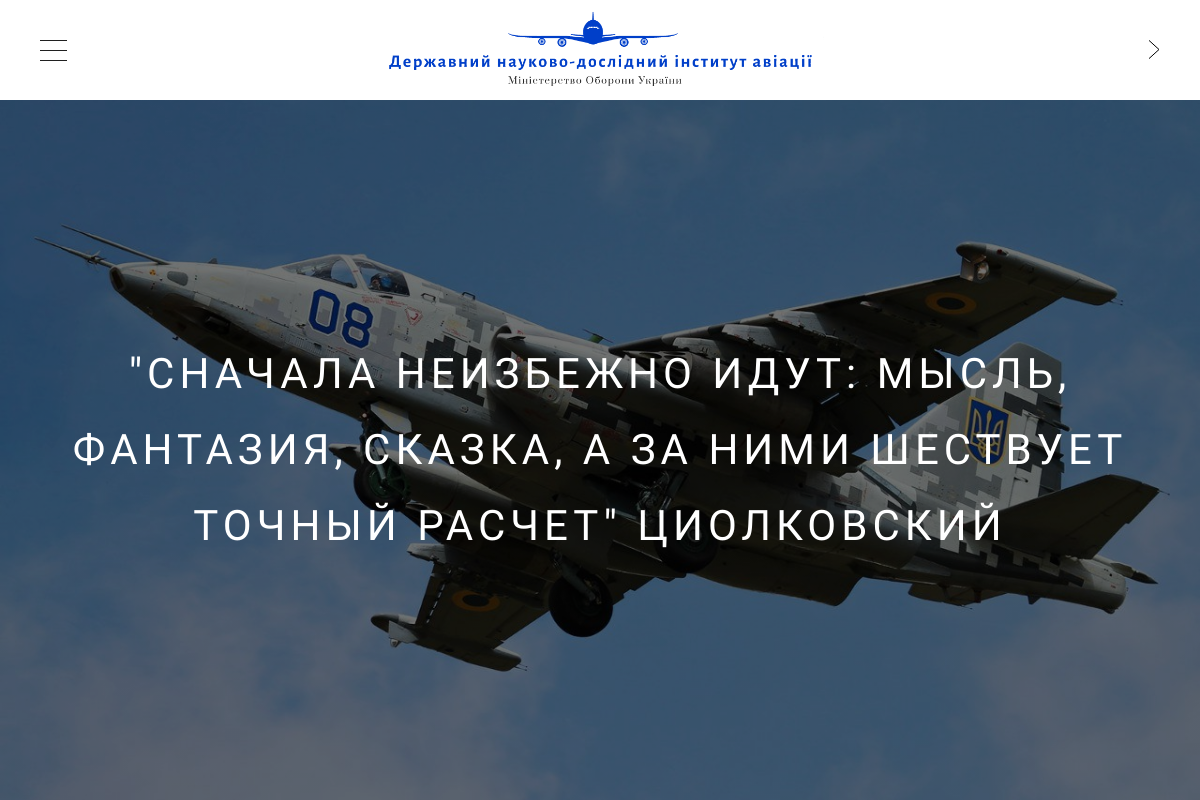
/home/, run on the app's committed database.
### dndiaSite/apps/home/models.py (models this page shows, shortened)
class Index_Page(models.Model):
    home_page1 = models.ImageField(upload_to='media/home_pages', verbose_name='Фоновый рисунок №1')
    home_page2 = models.ImageField(upload_to='media/home_pages', verbose_name='Фоновый рисунок №2')
    home_page3 = models.ImageField(upload_to='media/home_pages', verbose_name='Фоновый рисунок №3')
    home_page4 = models.ImageField(upload_to='media/home_pages', verbose_name='Фоновый рисунок №4')
    home_page5 = models.ImageField(upload_to='media/home_pages', verbose_name='Фоновый рисунок №5')
    class Meta:
        verbose_name = 'Фоновый рисунок'
        verbose_name_plural = 'Фоновые рисунки'

class Index_Citation(models.Model):
    home_citat1 = models.CharField(max_length=150, blank=True, verbose_name='Цитата для фонового рисунка №1')
    home_citat2 = models.CharField(max_length=150, blank=True, verbose_name='Цитата для фонового рисунка №2')
    home_citat3 = models.CharField(max_length=150, blank=True, verbose_name='Цитата для фонового рисунка №3')
    home_citat4 = models.CharField(max_length=150, blank=True, verbose_name='Цитата для фонового рисунка №4')
    home_citat5 = models.CharField(max_length=150, blank=True, verbose_name='Цитата для фонового рисунка №5')
    class Meta:
        verbose_name = 'Цитата на фоновом рисунке'
        verbose_name_plural = 'Цитаты на фоновых рисунках'

### dndiaSite/apps/home/views.py (the view)
# urls.py: path('', views.index, name ='index'),
def index(request):
    page_prev = Index_Page.objects.get()
    citat_prev = Index_Citation.objects.get()
    return render(request, 'home/index_home.html', {'page_prev': page_prev, 'citat_prev': citat_prev})

### dndiaSite/templates/home/index_home.html (shortened to what this page needs)
{% extends 'base.html' %}
{% block content %}
		<div id="content" class="fullscreen-slider">
			<div class="swiper swiper-container" style="width: 100%; height: 100%" data-loop="false" data-autoplay="" data-speed="400"><div class="swiper-wrapper">
<div class="swiper-slide overlay overlay-dark-25" style="background-image: linear-gradient(rgba(0, 0, 0, 0.4), rgba(0, 0, 0, 0.4)), url('{{ page_prev.home_page1.url }}')"><h3>{{ citat_prev.home_citat1 }}</h3></div>
</div><a class="nav-arrow nav-left" href="#"></a><a class="nav-arrow nav-right" href="#"></a></div>
		</div>
{% endblock %}

### static/css/style.css (style rules this page uses)
html, body { margin: 0; padding: 0; height: 100%; word-wrap: break-word; }
body { -ms-overflow-style: none !important; }
body { font-family: 'Ubuntu', sans-serif; color: #202020; font-size: 16px; font-weight: 300; line-height: 29px; background: #000000; position: relative; }
h1, h2, h3, h4, h5, h6, .hfont { font-family: 'Comfortaa', sans-serif; color: #202020; font-weight: 300; margin: 0; }
h3 { font-size: 32px; line-height: 51px; }
.overlay:after { content: ''; display: block; width: 100%; height: 100%; position: absolute; top: 0; left: 0; z-index: 0; }
.overlay-dark-25:after { background-color: rgba(0, 0, 0, 0.25); }
#content { position: relative; left: 0; z-index: 9999; height: 100%; -webkit-transition: -webkit-transform 0.5s; transition: transform 0.5s; background-color: #e1e1e1; background-size: cover; background-position: center center; overflow: auto; -webkit-overflow-scrolling: touch; }
.swiper-container { width: 100%; height: 100%; overflow: hidden; background: #000000; direction: ltr; }
.swiper-slide { position: relative; overflow: hidden; background-size: cover; background-position: center center; }
.swiper-slide h3 { width: 100%; padding: 0 40px; text-align: center; position: absolute; text-transform: uppercase; letter-spacing: 5px; color: #ffffff; z-index: 1; left: 0; top: 50%; -ms-transform: translateY(-50%); -webkit-transform: translateY(-50%); transform: translateY(-50%); -webkit-transition: opacity 1.5s linear; transition: opacity 1.5s linear; opacity: 0; }
.swiper-slide-active h3 { opacity: 1; }
.fullscreen-slider .swiper-container { width: 100% !important; height: 100% !important; }
.fullscreen-slider .swiper-slide h3 { font-size: 42px; line-height: 76px; }
#content { background-color:#e1e1e1; }
body,address,.panel-title { font-family:Ubuntu;font-weight:300;font-style:normal;font-size:16px;line-height:29px;color:#202020; }
h3,h3 address { font-family:Comfortaa;font-weight:300;font-style:normal;font-size:32px;line-height:51px;color:#202020; }

### data on the page
Index_Page: home_page1 (picture)
Index_Citation: home_citat1 "\"СНАЧАЛА НЕИЗБЕЖНО ИДУТ: МЫСЛЬ, ФАНТАЗИЯ, СКАЗКА, А ЗА НИМИ ШЕСТВУЕТ ТОЧНЫЙ РАСЧЕТ\" ЦИОЛКОВСКИЙ"
